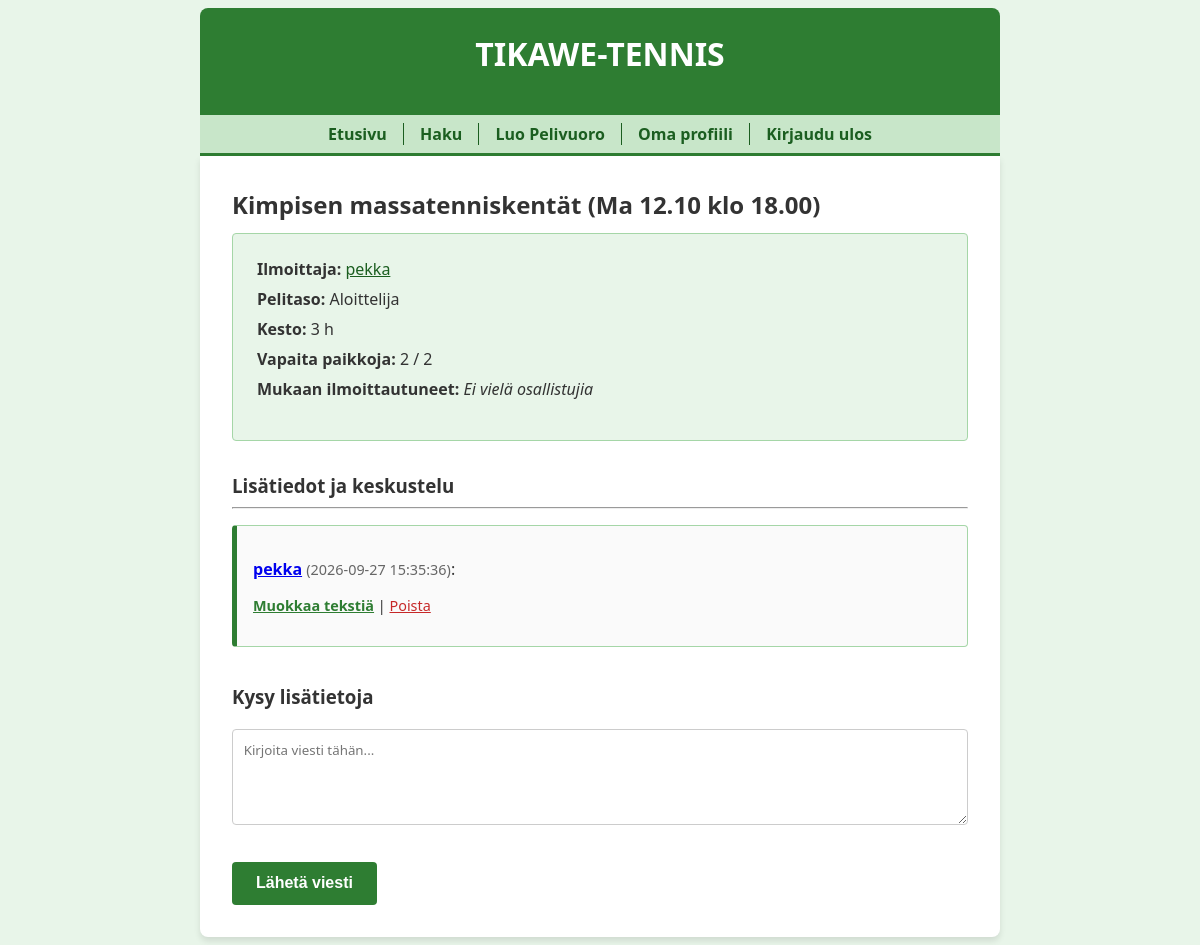
The app's page /thread/1 (signed in) with its own data.
### tables this page shows
CREATE TABLE threads (
    id INTEGER PRIMARY KEY,
    peliaika TEXT,
    pelipaikka TEXT,
    pelitaso TEXT,
    pelaajien_maara INTEGER,
    kesto INTEGER,
    user_id INTEGER REFERENCES users
);

CREATE TABLE users (
    id INTEGER PRIMARY KEY,
    username TEXT UNIQUE,
    password_hash TEXT,
    image BLOB
);

CREATE TABLE messages (
    id INTEGER PRIMARY KEY,
    content TEXT,
    sent_at TEXT,
    user_id INTEGER REFERENCES users,
    thread_id INTEGER REFERENCES threads,
    status INTEGER DEFAULT 1
);

### app.py (the view)
@app.route("/thread/<int:thread_id>")
def show_thread(thread_id):
    if "user_id" not in session:
        flash("Kirjaudu sisään nähdäksesi ilmoituksen tarkemmat tiedot.")
        return redirect("/login")
    thread = forum.get_thread(thread_id)
    if not thread:
        abort(404)
    messages = forum.get_messages(thread_id)
    participants = forum.get_participants(thread_id)
    is_participant = any(p["id"] == session["user_id"] for p in participants)
    return render_template("thread.html", thread=thread, messages=messages, participants=participants, is_participant=is_participant)

### app.py (called while the page is built)
@app.template_filter()
def show_lines(content):
    content = str(markupsafe.escape(content))
    content = content.replace("\n", "<br />")
    return markupsafe.Markup(content)

@app.before_request
def before_request():
    g.start_time = time.time()

@app.after_request
def after_request(response):
    elapsed_time = round(time.time() - g.start_time, 2)
    print("elapsed time:", elapsed_time, "s")
    return response

### db.py (called while the page is built)
def get_connection():
    con = sqlite3.connect("database.db")
    con.execute("PRAGMA foreign_keys = ON")
    con.row_factory = sqlite3.Row
    return con

def query(sql, params=[]):
    con = get_connection()
    result = con.execute(sql, params).fetchall()
    con.close()
    return result

### forum.py (called while the page is built)
def get_thread(thread_id):
    sql = """SELECT t.id, t.peliaika, t.pelipaikka, t.pelitaso, t.pelaajien_maara, t.kesto, t.user_id, u.username as creator
             FROM threads t, users u
             WHERE t.user_id = u.id AND t.id = ?"""
    result = db.query(sql, [thread_id])
    return result[0] if result else None

def get_messages(thread_id):
    sql = """SELECT m.id, m.content, m.sent_at, m.user_id, u.username
             FROM messages m, users u
             WHERE m.user_id = u.id AND m.thread_id = ? AND m.status = 1
             ORDER BY m.id"""
    return db.query(sql, [thread_id])

def get_participants(thread_id):
    sql = """SELECT u.id, u.username
             FROM users u, participants p
             WHERE u.id = p.user_id AND p.thread_id = ?"""
    return db.query(sql, [thread_id])

### templates/thread.html (shortened to what this page needs)
{% extends "layout.html" %}
{% block content %}
  <h2>{{ thread.pelipaikka }} ({{ thread.peliaika }})</h2>
  <div style="background-color: #e8f5e9; padding: 1.5em; border-radius: 4px; border: 1px solid #a5d6a7; margin-bottom: 2em;">
    <p style="margin: 0 0 0.5em 0;"><strong>Ilmoittaja:</strong> <a href="/user/{{ thread.user_id }}" style="color: #1b5e20;">{{ thread.creator }}</a></p>
    <p style="margin: 0 0 0.5em 0;"><strong>Pelitaso:</strong> {{ thread.pelitaso }}</p>
    <p style="margin: 0 0 0.5em 0;"><strong>Kesto:</strong> {{ thread.kesto }} h</p>
    <p style="margin: 0 0 0.5em 0;"><strong>Vapaita paikkoja:</strong> {{ thread.pelaajien_maara - participants|length }} / {{ thread.pelaajien_maara }}</p>
    <p style="margin: 0 0 1em 0;">
      <strong>Mukaan ilmoittautuneet:</strong>
      {% if participants %}
        {% for p in participants %}<a href="/user/{{ p.id }}">{{ p.username }}</a>{% if not loop.last %}, {% endif %}{% endfor %}
      {% else %}
        <i>Ei vielä osallistujia</i>
      {% endif %}
    </p>
  </div>
  <h3>Lisätiedot ja keskustelu</h3>
  <hr style="margin-bottom: 1em;" />
  {% for message in messages %}
  <div class="thread" id="{{ message.id }}">
    <p>
      <strong><a href="/user/{{ message.user_id }}">{{ message.username }}</a></strong> <span style="color: #666; font-size: 0.9em;">({{ message.sent_at }})</span>:
    </p>
    {% if message.user_id == session.user_id %}
    <p style="margin-top: 1em; font-size: 0.9em;">
      <a href="/edit/{{ message.id }}" style="color: #2e7d32; font-weight: bold;">Muokkaa tekstiä</a> |
      <a href="/remove/{{ message.id }}" style="color: #c62828;">Poista</a>
    </p>
    {% endif %}
  </div>
  {% endfor %}
  {% if session.user_id %}
  <h3 style="margin-top: 2em;">Kysy lisätietoja</h3>
  <form action="/new_message" method="post">
    <p>
      <textarea id="content" name="content" rows="4" maxlength="5000" placeholder="Kirjoita viesti tähän..." required></textarea>
    </p>
    <input type="submit" value="Lähetä viesti" />
  </form>
  {% endif %}
{% endblock %}

### templates/layout.html (shortened to what this page needs)
<!DOCTYPE html>
<html lang="fi">
<head>
  <link rel="stylesheet" href="/static/main.css">
</head>
<body>
  <div class="header">
    <h1>TIKAWE-TENNIS</h1>
  </div>
  <div class="nav">
    <nav>
      <ul>
        <li><a href="/">Etusivu</a></li>
        <li><a href="/search">Haku</a></li>
        {% if session.user_id %}
        <li><a href="/new_thread">Luo Pelivuoro</a></li>
        <li><a href="/user/{{ session.user_id }}">Oma profiili</a></li>
        <li><a href="/logout">Kirjaudu ulos</a></li>
        {% else %}
        <li><a href="/register">Luo tunnus</a></li>
        <li><a href="/login">Kirjaudu sisään</a></li>
        {% endif %}
      </ul>
    </nav>
  </div>
  <div class="content">
    {% block content %}{% endblock %}
  </div>
</body>
</html>

### static/main.css (style rules this page uses)
body { margin: auto; max-width: 50em; font-family: 'Segoe UI', Tahoma, Geneva, Verdana, sans-serif; background-color: #e8f5e9; color: #333; }
.header { background-color: #2e7d32; color: white; padding: 1.5em; text-align: center; margin: 0.5em 0 0 0; border-radius: 8px 8px 0 0; }
h1, h2, h3 { margin: 0 0 0.5em 0; }
.nav { background-color: #c8e6c9; padding: 0.5em; margin: 0; border-bottom: 3px solid #2e7d32; }
nav { text-align: center; }
nav ul { padding: 0; margin: 0; list-style-type: none; }
nav li { display: inline-block; padding: 0 1em; margin: 0; }
nav li:not(:first-of-type) { margin-left: -0.25em; }
nav li:not(:last-of-type) { border-right: 1px solid #1b5e20; }
nav a { text-decoration: none; color: #1b5e20; font-weight: bold; }
.content { background-color: white; padding: 2em; margin: 0 0 0.5em 0; border-radius: 0 0 8px 8px; box-shadow: 0 4px 6px rgba(0,0,0,0.1); }
.thread { border: 1px solid #a5d6a7; border-left: 5px solid #2e7d32; margin: 1em 0; padding: 1em; border-radius: 4px; background-color: #fafafa; transition: background-color 0.2s; }
input[type="text"], input[type="password"], textarea, input[type="file"], select { width: 100%; padding: 0.8em; margin-top: 0.3em; margin-bottom: 1.2em; border: 1px solid #ccc; border-radius: 4px; box-sizing: border-box; font-family: inherit; }
input[type="submit"], button { background-color: #2e7d32; color: white; padding: 0.8em 1.5em; border: none; border-radius: 4px; cursor: pointer; font-weight: bold; font-size: 1em; }

### records on screen
threads: pelipaikka "Kimpisen massatenniskentät", peliaika "Ma 12.10 klo 18.00", pelitaso "Aloittelija", kesto "3", pelaajien_maara "2"
users: creator "pekka"
messages: username "pekka", sent_at "2026-09-27 15:35:36"

### other values on screen
{{ thread.pelaajien_maara - participants|length }} "2"
